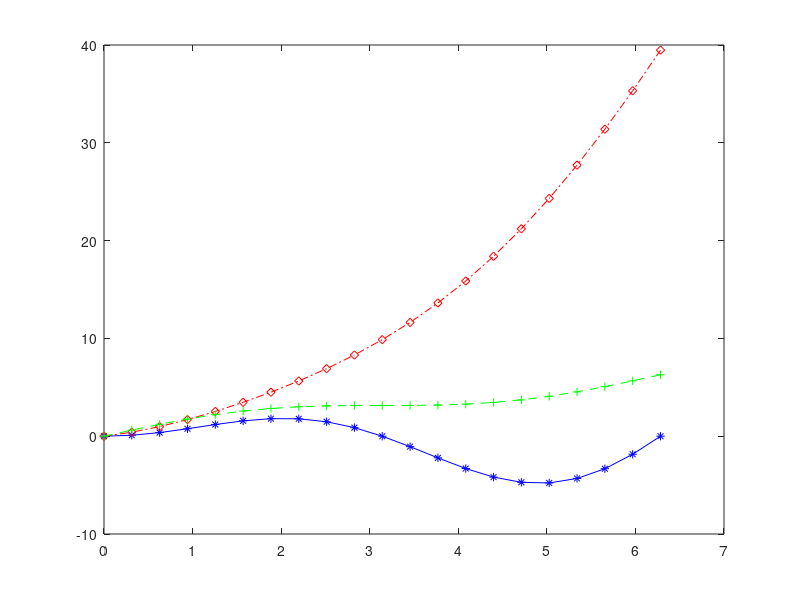

MATLAB code to generate this figure: (Note: this script raises an error after producing the figure.)
clear

xmin=0;
xmax=2*pi;
step=pi/10;
x=xmin:step:xmax;
clear('step');


y1=x.*sin(x);
y2=sin(x)+x.^2;
y3=sin(x)+x;

ymin=min([min(y1),min(y2), min(y3)])
ymax=max([max(y1),max(y2), max(y3)])

plot(x,y1,'b*-', x, y2,'rd-.', x, y3,'g+--');
h=legend('x * sin(x)','sin(x) + x^2','sin(x) + x',0);
grid on;
axis ( [xmin xmax ymin ymax])
set(gca,'FontName','Arial Cyr');
xlabel('X', 'Fontsize', 16); ylabel('Y', 'Fontsize', 16);
title('Functions', 'Fontsize', 16);